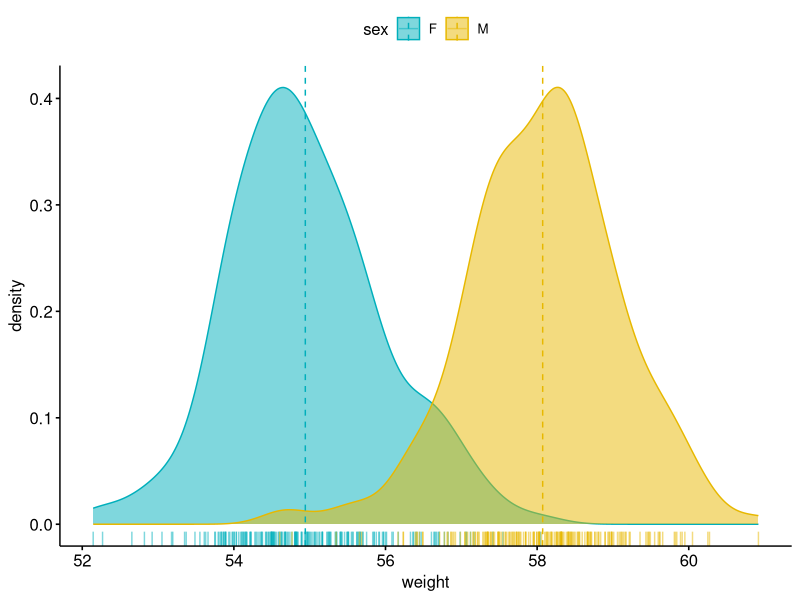
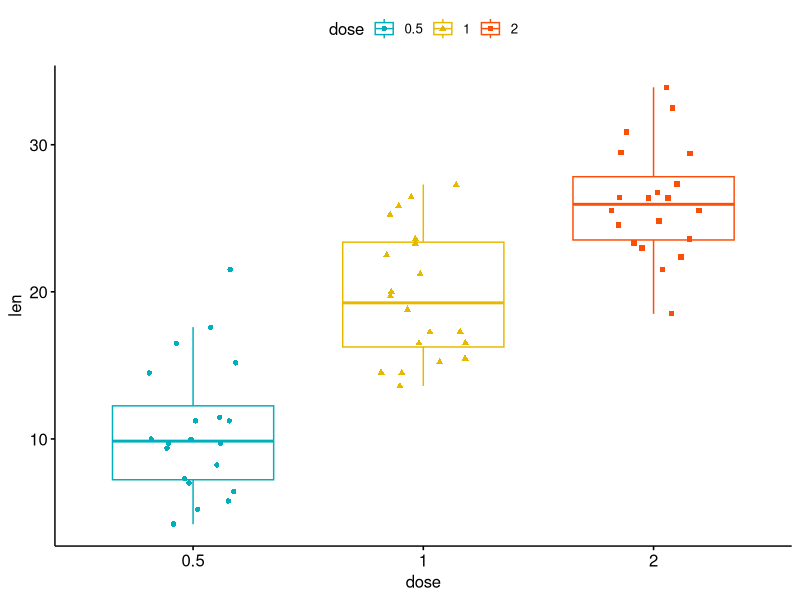
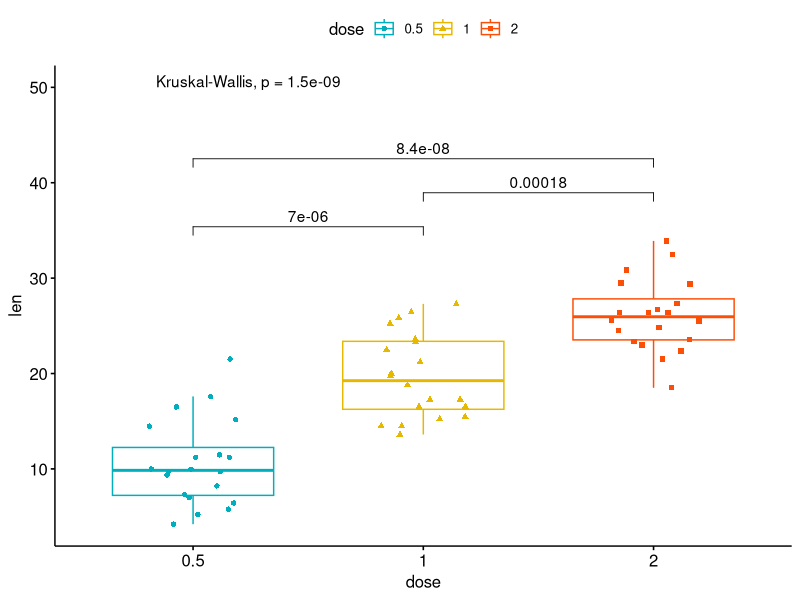

Reproduce these figures in R, in order.
library(ggpubr)
#> Loading required package: ggplot2
# Create some data format
# :::::::::::::::::::::::::::::::::::::::::::::::::::
set.seed(1234)
wdata = data.frame(
  sex = factor(rep(c("F", "M"), each=200)),
  weight = c(rnorm(200, 55), rnorm(200, 58)))
head(wdata, 4)
#>   sex   weight
#> 1   F 53.79293
#> 2   F 55.27743
#> 3   F 56.08444
#> 4   F 52.65430

# Density plot with mean lines and marginal rug
# :::::::::::::::::::::::::::::::::::::::::::::::::::
# Change outline and fill colors by groups ("sex")
# Use custom palette
ggdensity(wdata, x = "weight",
          add = "mean", rug = TRUE,
          color = "sex", fill = "sex",
          palette = c("#00AFBB", "#E7B800"))


# Load data
data("ToothGrowth")
df <- ToothGrowth
head(df, 4)
#>    len supp dose
#> 1  4.2   VC  0.5
#> 2 11.5   VC  0.5
#> 3  7.3   VC  0.5
#> 4  5.8   VC  0.5

# Box plots with jittered points
# :::::::::::::::::::::::::::::::::::::::::::::::::::
# Change outline colors by groups: dose
# Use custom color palette
# Add jitter points and change the shape by groups
p <- ggboxplot(df, x = "dose", y = "len",
               color = "dose", palette =c("#00AFBB", "#E7B800", "#FC4E07"),
               add = "jitter", shape = "dose")
p
# Add p-values comparing groups
# Specify the comparisons you want
my_comparisons <- list( c("0.5", "1"), c("1", "2"), c("0.5", "2") )
p + stat_compare_means(comparisons = my_comparisons)+ # Add pairwise comparisons p-value
  stat_compare_means(label.y = 50)                   # Add global p-value
